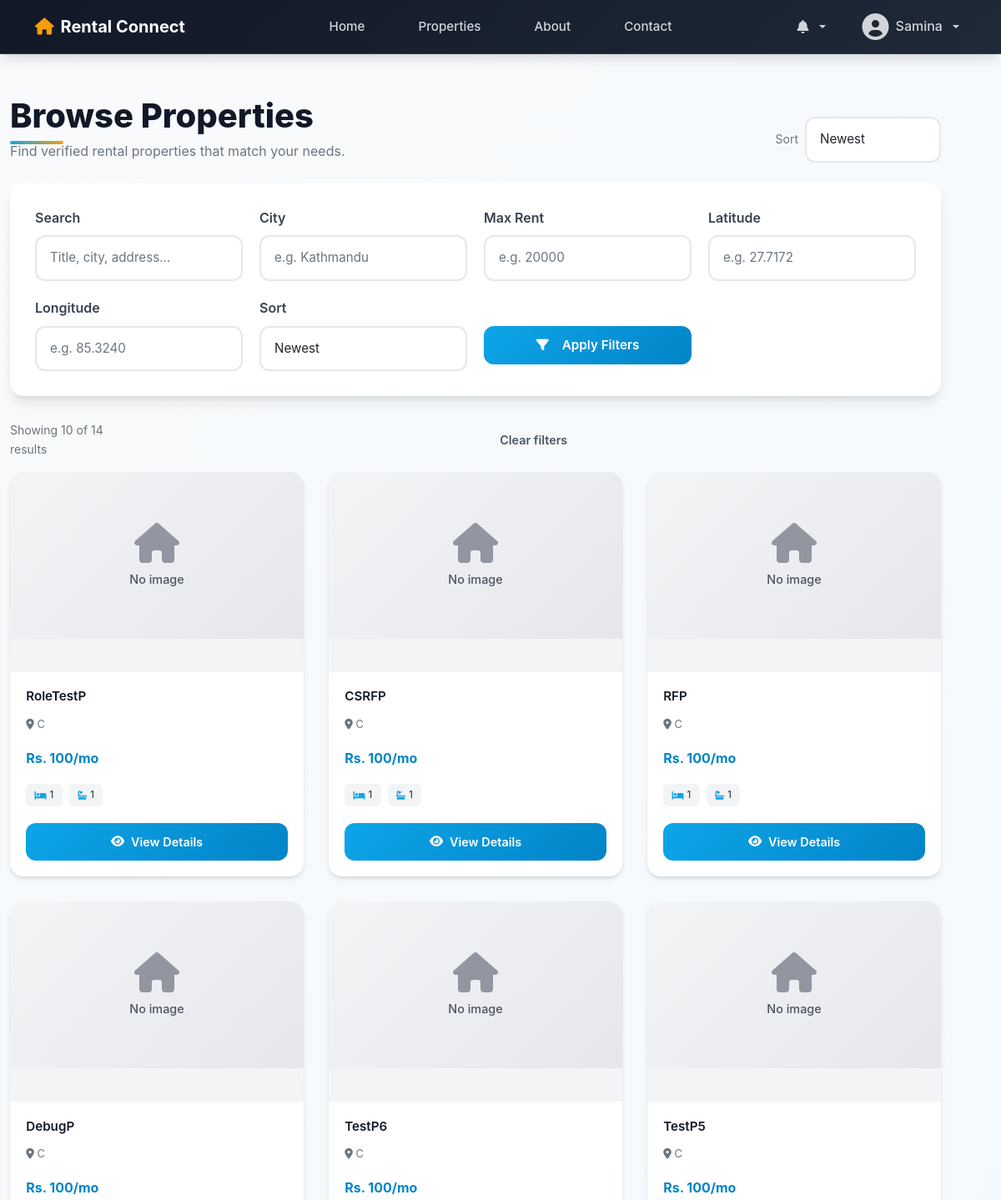
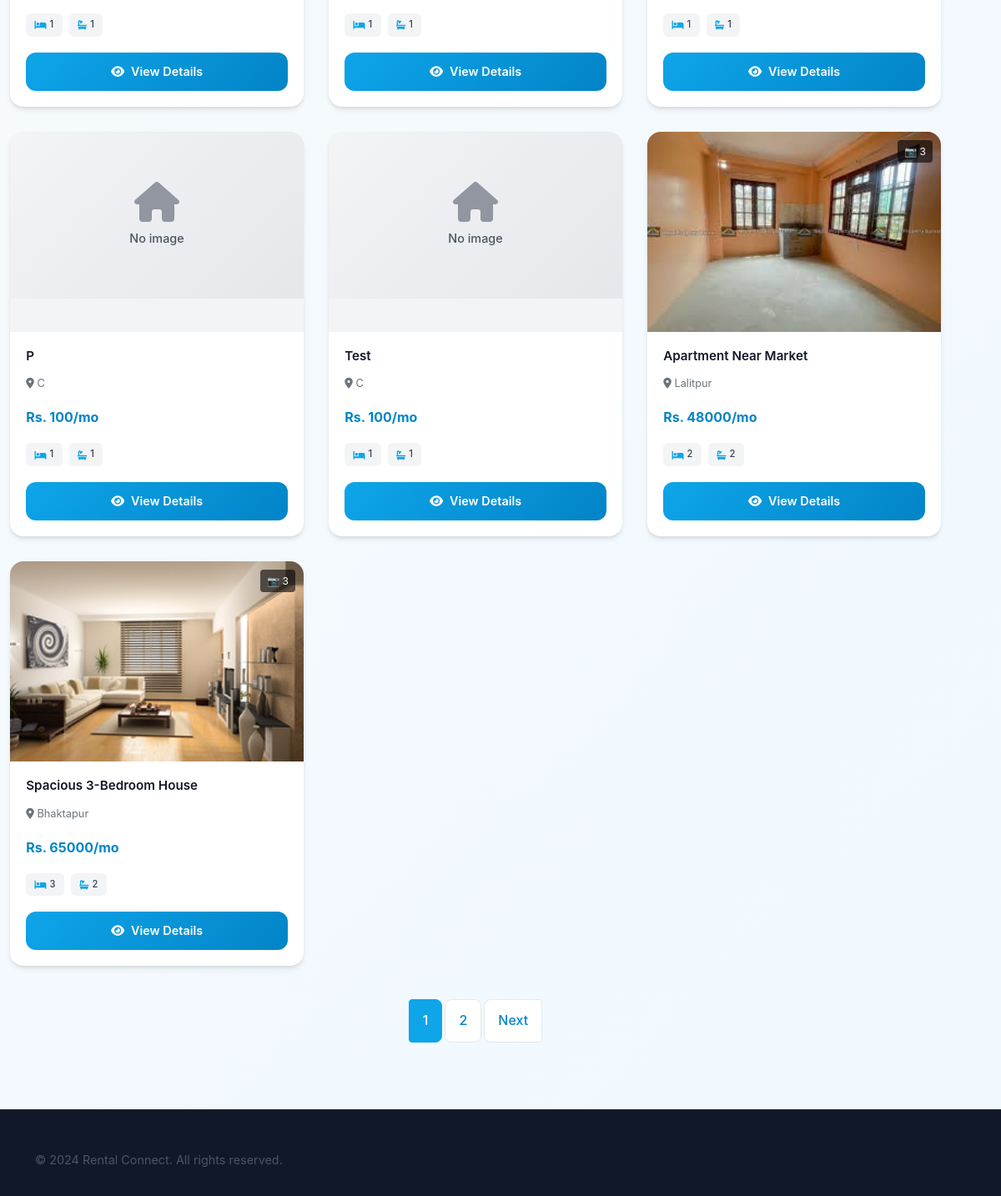
Page /properties/ (signed in) on the committed database (2 pictures, top to bottom).
### users/models.py (models this page shows, shortened)
class CustomUser(AbstractUser):
    is_tenant = models.BooleanField(default=False, db_index=True)    # Added index
    is_landlord = models.BooleanField(default=False, db_index=True)  # Added index

### listings/models.py (models this page shows, shortened)
class Property(models.Model):
    landlord = models.ForeignKey(
        CustomUser,
        on_delete=models.CASCADE,
        related_name='properties'
    )
    title = models.CharField(max_length=100)
    description = models.TextField()
    city = models.CharField(max_length=50, db_index=True)  # Added index
    rent = models.DecimalField(max_digits=10, decimal_places=2, db_index=True)  # Added index
    bedrooms = models.PositiveIntegerField()
    bathrooms = models.PositiveIntegerField()
    address = models.TextField()
    latitude = models.FloatField(null=True, blank=True, help_text="Decimal degrees")
    longitude = models.FloatField(null=True, blank=True, help_text="Decimal degrees")
    image = models.ImageField(
        upload_to='property_images/',
        blank=True,
        null=True,
        help_text="Primary property image (upload at least one image)"
    )
    is_verified = models.BooleanField(default=False, db_index=True)  # Added index
    created_at = models.DateTimeField(auto_now_add=True)
    class Meta:
        ordering = ['-created_at']

class PropertyImage(models.Model):
    property = models.ForeignKey(Property, on_delete=models.CASCADE, related_name='images')
    image = models.ImageField(upload_to='property_images/')
    uploaded_at = models.DateTimeField(auto_now_add=True)
    class Meta:
        ordering = ['uploaded_at']

### listings/views.py (the view, shortened to what this page needs)
# urls.py: path('properties/', views.property_list, name='property_list'),
def property_list(request):
    query = request.GET.get('q', '').strip()  # General search query
    city = request.GET.get('city', '').strip()
    max_rent = request.GET.get('max_rent', '').strip()
    sort = request.GET.get('sort', 'newest').strip()
    lat = request.GET.get('lat')
    lng = request.GET.get('lng')
    if query:
        properties = fuzzy_search_properties(query)
        property_ids = [p.id for p in properties]
        properties = Property.objects.filter(id__in=property_ids)
    else:
        properties = Property.objects.filter(is_verified=True)
    distance_ordered = False
    if city:
        properties = properties.filter(city__icontains=city)
    if max_rent:
        try:
            max_rent_val = float(max_rent)
            properties = properties.filter(rent__lte=max_rent_val)
        except ValueError:
            pass  # Ignore invalid max_rent values
    if not distance_ordered:
        if sort == 'rent_low':
            properties = properties.order_by('rent', '-created_at')
        elif sort == 'rent_high':
            properties = properties.order_by('-rent', '-created_at')
        else:
            properties = properties.order_by('-created_at')
    paginator = Paginator(properties, 10)  # 10 properties per page
    page_number = request.GET.get('page')
    page_obj = paginator.get_page(page_number)
    return render(request, 'listings/property_list.html', {
        'page_obj': page_obj,
        'search_query': query,
        'city_filter': city,
        'max_rent_filter': max_rent,
        'sort': sort,
    })

### users/context_processors.py (called while the page is built)
def notifications(request):
    user = getattr(request, "user", None)
    if not user or not user.is_authenticated:
        return {
            "notifications_unread_count": 0,
            "notifications_latest": [],
        }
    qs = Notification.objects.filter(recipient=user).only(
        "id", "title", "message", "target_url", "is_read", "created_at"
    )
    return {
        "notifications_unread_count": qs.filter(is_read=False).count(),
        "notifications_latest": list(qs[:5]),
    }

### templates/listings/property_list.html (shortened to what this page needs)
{% extends "base.html" %}
{% block content %}
<div class="container mt-5 property-list-container">
    <div class="d-flex flex-column flex-md-row justify-content-between align-items-start align-items-md-end gap-3 mb-4">
        <div>
            <h2 class="section-title mb-1">Browse Properties</h2>
            <p class="text-muted mb-0">Find verified rental properties that match your needs.</p>
        </div>
        <div class="d-flex align-items-center gap-2">
            <span class="text-muted small">Sort</span>
            <form method="get" class="d-flex gap-2">
                <select name="sort" class="form-select" onchange="this.form.submit()">
                    <option value="newest" {% if sort == 'newest' %}selected{% endif %}>Newest</option>
                </select>
            </form>
        </div>
    </div>
    <div class="filters-section">
        <form method="get" class="filters-grid">
            <div class="filter-group">
                <label>Search</label>
                <input type="text" name="q" value="{{ search_query }}" class="form-control" placeholder="Title, city, address...">
            </div>
            <div class="filter-group">
                <label>City</label>
                <input type="text" name="city" value="{{ city_filter }}" class="form-control" placeholder="e.g. Kathmandu">
            </div>
            <div class="filter-group">
                <label>Max Rent</label>
                <input type="number" name="max_rent" value="{{ max_rent_filter }}" class="form-control" placeholder="e.g. 20000">
            </div>
            <div class="filter-group">
                <label>Latitude</label>
                <input type="text" name="lat" value="{{ request.GET.lat }}" class="form-control" placeholder="e.g. 27.7172">
            </div>
            <div class="filter-group">
                <label>Longitude</label>
                <input type="text" name="lng" value="{{ request.GET.lng }}" class="form-control" placeholder="e.g. 85.3240">
            </div>
            <div class="filter-group">
                <label>Sort</label>
                <select name="sort" class="form-select">
                    <option value="newest" {% if sort == 'newest' %}selected{% endif %}>Newest</option>
                </select>
            </div>
            <div class="filter-group">
                <label>&nbsp;</label>
                <button class="btn btn-primary">
                    <i class="fas fa-filter me-2"></i>Apply Filters
                </button>
            </div>
        </form>
    </div>
    {% if page_obj %}
        <div class="d-flex justify-content-between align-items-center mb-3">
            <div class="text-muted small">
                Showing {{ page_obj|length }} of {{ page_obj.paginator.count }} results
            </div>
            <a class="btn btn-outline-secondary btn-sm" href="{% url 'property_list' %}">
                Clear filters
            </a>
        </div>
        <div class="property-grid">
            {% for property in page_obj %}
            <div class="property-card">
                <div class="property-carousel-image">
                    {% if property.images.all %}
                        <img src="{{ property.images.first.image.url }}" alt="{{ property.title }}">
                        {% if property.images.all|length > 1 %}
                            <div style="position: absolute; top: 10px; right: 10px; background: rgba(0,0,0,0.6); color: white; padding: 4px 8px; border-radius: 4px; font-size: 0.75rem;">
                                📷 {{ property.images.all|length }}
                            </div>
                        {% endif %}
                    {% elif property.image %}
                        <img src="{{ property.image.url }}" alt="{{ property.title }}">
                    {% else %}
                        <div class="property-placeholder">
                            <i class="fas fa-home"></i>
                            <p>No image</p>
                        </div>
                    {% endif %}
                </div>
                <div class="property-carousel-body">
                    <h6 class="mb-1">{{ property.title }}</h6>
                    <p class="text-muted small mb-2">
                        <i class="fas fa-map-marker-alt"></i> {{ property.city }}
                    </p>
                    <p class="price-small mb-2">Rs. {{ property.rent|floatformat:0 }}/mo</p>
                    <div class="property-features-small">
                        <span class="feature-badge-small"><i class="fas fa-bed"></i> {{ property.bedrooms }}</span>
                        <span class="feature-badge-small"><i class="fas fa-bath"></i> {{ property.bathrooms }}</span>
                    </div>
                    <a href="{% url 'property_detail' property.id %}" class="btn btn-primary btn-sm w-100">
                        <i class="fas fa-eye"></i> View Details
                    </a>
                </div>
            </div>
            {% endfor %}
        </div>
        {% if page_obj.has_other_pages %}
        <nav aria-label="Property list pagination" class="mt-4">
            <ul class="pagination justify-content-center">
                {% for num in page_obj.paginator.page_range %}
                    {% if page_obj.number == num %}
                    <li class="page-item active"><span class="page-link">{{ num }}</span></li>
                    {% elif num > page_obj.number|add:'-3' and num < page_obj.number|add:'3' %}
                    <li class="page-item">
                        <a class="page-link" href="?page={{ num }}&q={{ search_query|urlencode }}&city={{ city_filter|urlencode }}&max_rent={{ max_rent_filter|urlencode }}&sort={{ sort|urlencode }}&lat={{ request.GET.lat|urlencode }}&lng={{ request.GET.lng|urlencode }}">{{ num }}</a>
                    </li>
                    {% endif %}
                {% endfor %}
                {% if page_obj.has_next %}
                <li class="page-item">
                    <a class="page-link" href="?page={{ page_obj.next_page_number }}&q={{ search_query|urlencode }}&city={{ city_filter|urlencode }}&max_rent={{ max_rent_filter|urlencode }}&sort={{ sort|urlencode }}&lat={{ request.GET.lat|urlencode }}&lng={{ request.GET.lng|urlencode }}">Next</a>
                </li>
                {% endif %}
            </ul>
        </nav>
        {% endif %}
    {% else %}
        <div class="text-center py-5">
            <i class="fas fa-search" style="font-size: 4rem; color: var(--gray-400);"></i>
            <p class="text-muted mt-3">No properties match your filters.</p>
        </div>
    {% endif %}
</div>
{% endblock %}

### templates/base.html (shortened to what this page needs)
<!DOCTYPE html>
<html>
<head>
    {% load static %}
    <link href="https://cdn.jsdelivr.net/npm/bootstrap@5.1.3/dist/css/bootstrap.min.css" rel="stylesheet">
    <link rel="stylesheet" href="https://cdnjs.cloudflare.com/ajax/libs/font-awesome/6.0.0/css/all.min.css">
    <link rel="stylesheet" href="{% static 'css/base.css' %}">
    <link rel="stylesheet" href="{% static 'css/style.css' %}">
</head>
<body>
<nav class="top-bar">
    <div class="container" style="display: flex; justify-content: space-between; align-items: center; position: relative;">
        <div class="site-title">
            <i class="fas fa-home"></i> Rental Connect
        </div>
        <div style="position: absolute; left: 50%; transform: translateX(-50%);">
            <div class="menu-links" style="display: flex; gap: 2rem; justify-content: center;">
                <a href="{% url 'home' %}">Home</a>
                <a href="{% url 'property_list' %}">Properties</a>
                <a href="{% url 'home' %}#about" class="scroll-link">About</a>
                <a href="{% url 'home' %}#contact" class="scroll-link">Contact</a>
            </div>
        </div>
        <div class="auth-links" style="margin-left: auto;">
            {% if user.is_authenticated %}
            <div class="dropdown me-2">
                <a href="#" class="profile-link dropdown-toggle d-flex align-items-center gap-2"
                   id="notifDropdown" data-bs-toggle="dropdown" aria-expanded="false"
                   style="padding: 0.5rem 0.75rem;">
                    <i class="fas fa-bell"></i>
                </a>
            </div>
            <div class="dropdown">
                <a href="#" class="profile-link dropdown-toggle d-flex align-items-center gap-2"
                   id="userDropdown" data-bs-toggle="dropdown" aria-expanded="false">
                    {% if user.profile and user.profile.photo %}
                    <img src="{{ user.profile.photo.url }}" alt="Avatar"
                         style="width:36px; height:36px; border-radius:50%; object-fit:cover;">
                    {% else %}
                    <i class="fas fa-user-circle fa-2x"></i>
                    {% endif %}
                    <span class="profile-name">{{ user.username }}</span>
                </a>
            </div>
            {% endif %}
        </div>
    </div>
</nav>
    <div class="main-content">
        <div class="page-content">
            {% block content %}{% endblock %}
        </div>
    </div>
    <div class="bottom-bar">
        <div class="container">
            <p>&copy; 2024 Rental Connect. All rights reserved.</p>
        </div>
    </div>
</body>
</html>

### static/css/style.css (style rules this page uses)
.property-list-container { margin: 40px 0; }
.property-grid { display: grid; grid-template-columns: repeat(auto-fit, minmax(320px, 1fr)); gap: 30px; margin-bottom: 40px; }
.filters-section { background: white; border-radius: var(--radius-xl); box-shadow: var(--shadow-lg); padding: 30px; margin-bottom: 30px; }
.filters-grid { display: grid; grid-template-columns: repeat(auto-fit, minmax(200px, 1fr)); gap: 20px; }
.filter-group { display: flex; flex-direction: column; gap: 8px; }
.filter-group label { font-weight: 600; color: #374151; }
.property-carousel-image { position: relative; width: 100%; height: 240px; overflow: hidden; background: var(--gray-100); display: block; }
.property-carousel-image img { width: 100%; height: 100%; object-fit: cover; object-position: center; transition: transform 0.3s ease; display: block; }
.property-carousel-body { padding: 1.2rem; flex: 1; display: flex; flex-direction: column; gap: 0.6rem; }
.property-carousel-body h6 { font-size: 0.95rem; font-weight: 600; color: var(--gray-900); margin-bottom: 0.2rem; line-height: 1.3; display: -webkit-box; -webkit-line-clamp: 2; -webkit-box-orient: vertical; overflow: hidden; }
.property-carousel-body .text-muted { font-size: 0.8rem; color: var(--gray-600); margin-bottom: 0.1rem; }
.price-small { font-size: 1rem; font-weight: 700; color: var(--primary-600); margin-bottom: 0.2rem; }
.property-features-small { display: flex; gap: 0.5rem; flex-wrap: wrap; margin-bottom: 0.6rem; }
.feature-badge-small { background: var(--gray-100); color: var(--gray-700); padding: 0.3rem 0.65rem; border-radius: var(--radius-sm); font-size: 0.7rem; font-weight: 500; display: inline-flex; align-items: center; gap: 0.25rem; }
.feature-badge-small i { color: var(--primary-500); font-size: 0.7rem; }
.btn-sm { padding: 0.7rem 1rem; font-size: 0.9rem; margin-top: auto; width: 100%; border: none; font-weight: 600; }

### rows in the picture
CustomUser: username "Samina"
Property: image "No image", title "RoleTestP", city "C", rent "100", bedrooms "1", bathrooms "1"
Property: image "No image", title "CSRFP", city "C", rent "100", bedrooms "1", bathrooms "1"
Property: image "No image", title "RFP", city "C", rent "100", bedrooms "1", bathrooms "1"
Property: image "No image", title "DebugP", city "C", rent "100", bedrooms "1", bathrooms "1"
Property: image "No image", title "TestP6", city "C", rent "100", bedrooms "1", bathrooms "1"
Property: image "No image", title "TestP5", city "C", rent "100", bedrooms "1", bathrooms "1"
Property: image "No image", title "P", city "C", rent "100", bedrooms "1", bathrooms "1"
Property: image "No image", title "Test", city "C", rent "100", bedrooms "1", bathrooms "1"
Property: images.first.image (picture), images.all|length "3", title "Apartment Near Market", city "Lalitpur", rent "48000", bedrooms "2", bathrooms "2"
Property: images.first.image (picture), images.all|length "3", title "Spacious 3-Bedroom House", city "Bhaktapur", rent "65000", bedrooms "3", bathrooms "2"

### other values in the picture
{{ page_obj|length }} "10"
{{ page_obj.paginator.count }} "14"
{{ num }} "1"
{{ num }} "2"
